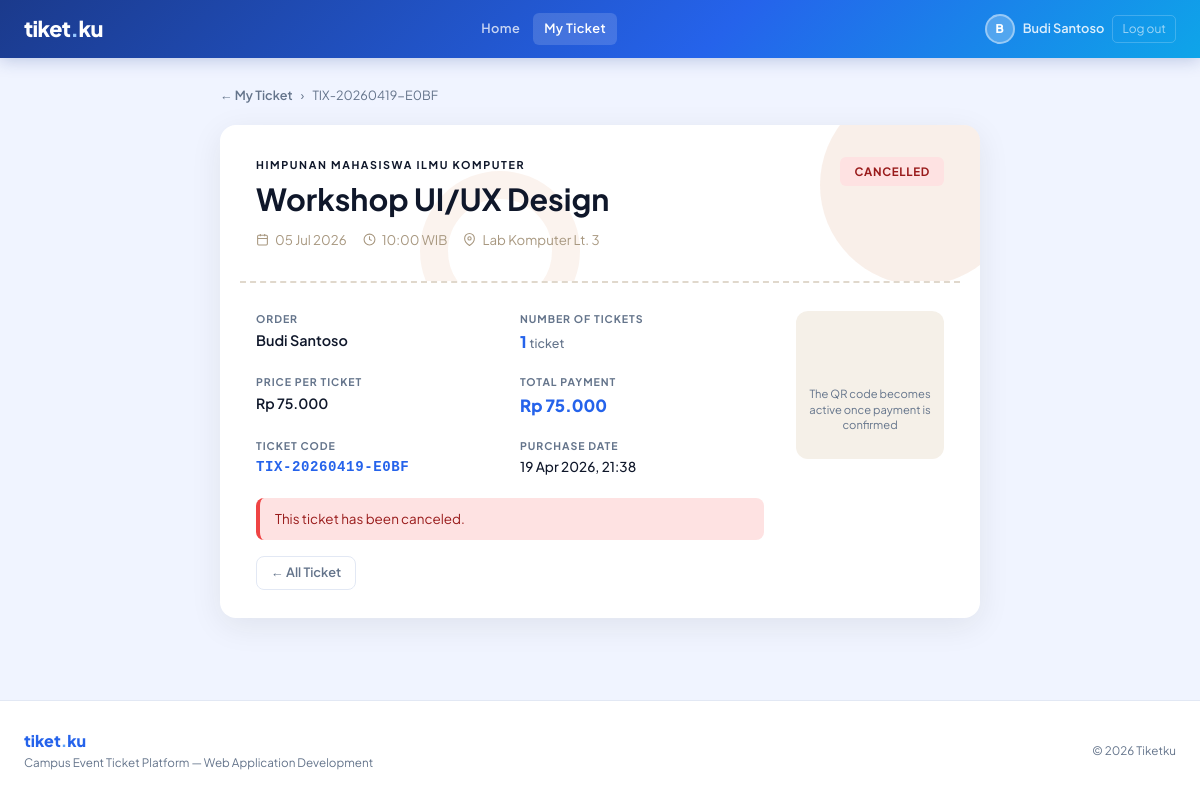
Screenshot of /public/index.php?controller=ticket&action=detail&id=19 (signed in) with the database file from the repository.
### tables this page shows
CREATE TABLE `tickets` (
  `id` int(11) NOT NULL,
  `ticket_code` varchar(50) NOT NULL,
  `purchase_date` datetime DEFAULT current_timestamp(),
  `status` enum('pending','confirmed','cancelled') DEFAULT 'pending',
  `qty` int(11) DEFAULT 1,
  `event_id` int(11) NOT NULL,
  `user_id` int(11) NOT NULL
);

CREATE TABLE `organizers` (
  `id` int(11) NOT NULL,
  `name` varchar(100) NOT NULL,
  `contact_email` varchar(100) DEFAULT NULL
);

CREATE TABLE `events` (
  `id` int(11) NOT NULL,
  `name` varchar(150) NOT NULL,
  `event_date` datetime NOT NULL,
  `venue` varchar(200) DEFAULT NULL,
  `description` text DEFAULT NULL,
  `image_url` varchar(500) DEFAULT NULL,
  `location_detail` varchar(300) DEFAULT NULL,
  `capacity` int(11) DEFAULT 0,
  `price` decimal(10,2) DEFAULT NULL,
  `organizer_id` int(11) NOT NULL,
  `created_at` timestamp NOT NULL DEFAULT current_timestamp()
);

CREATE TABLE `users` (
  `id` int(11) NOT NULL,
  `name` varchar(100) NOT NULL,
  `email` varchar(100) NOT NULL,
  `phone` varchar(20) DEFAULT NULL,
  `password` varchar(255) NOT NULL DEFAULT ''
);

### controllers/TicketController.php (called while the page is built, shortened)
<?php
require_once __DIR__ . '/../models/Ticket.php';
class TicketController {
    private $ticket;
    public function __construct($db) {
        $this->ticket  = new Ticket($db);
    }
    public function detail() {
        $this->ticket->id = $_GET['id'];
        if (!$this->ticket->readOne()) {
            header("Location: /event_ticketing/public/index.php?controller=ticket&action=index");
            exit;
        }
        $ticket = $this->ticket;
        require_once __DIR__ . '/../views/tickets/detail.php';
    }
}
?>

### models/Ticket.php (called while the page is built, shortened)
<?php
class Ticket {
    private $conn;
    private $table_name = "tickets";
    public $id;
    public function __construct($db) {
        $this->conn = $db;
    }
    public function readOne() {
        $query = "SELECT t.*, e.name as event_name, e.event_date, e.venue, e.price,
                         o.name as organizer_name, u.name as user_name
                  FROM " . $this->table_name . " t
                  LEFT JOIN events e     ON t.event_id = e.id
                  LEFT JOIN organizers o ON e.organizer_id = o.id
                  LEFT JOIN users u      ON t.user_id = u.id
                  WHERE t.id = ? LIMIT 0,1";
        $stmt = $this->conn->prepare($query);
        $stmt->bindParam(1, $this->id);
        $stmt->execute();
        $row = $stmt->fetch(PDO::FETCH_ASSOC);
        if ($row) {
            $this->ticket_code    = $row['ticket_code'];
            $this->status         = $row['status'];
            $this->qty            = $row['qty'] ?? 1;
            $this->event_name     = $row['event_name'];
            $this->user_name      = $row['user_name'];
            $this->event_date     = $row['event_date'];
            $this->venue          = $row['venue'];
            $this->price          = $row['price'];
            $this->organizer_name = $row['organizer_name'];
            $this->purchase_date  = $row['purchase_date'];
            return true;
        }
        return false;
    }
}
?>

### views/tickets/detail.php (the view, shortened to what this page needs)
<div style="max-width:760px; margin:0 auto;">
    <div style="display:flex;align-items:center;gap:8px;margin-bottom:20px;font-size:0.79rem;color:var(--muted);">
        <a href="?controller=ticket&action=index" style="color:var(--terracotta);text-decoration:none;font-weight:600;">← My Ticket</a>
        <span>›</span>
        <span><?= htmlspecialchars($ticket->ticket_code) ?></span>
    </div>
    <?php
    $isConfirmed = $ticket->status === 'confirmed';
    $isPending   = $ticket->status === 'pending';
    $isCancelled = $ticket->status === 'cancelled';
    ?>
    <div style="background:white; border-radius:16px; border:1px solid var(--stone-warm); overflow:hidden; box-shadow:0 8px 32px rgba(44,36,22,0.08);">
        <div class="hero-pattern" style="padding:32px 36px; position:relative; overflow:hidden;">
            <div style="position:absolute;right:-40px;top:-40px;width:200px;height:200px;border-radius:50%;background:rgba(196,98,45,0.1);pointer-events:none;"></div>
            <div style="position:absolute;left:200px;bottom:-50px;width:160px;height:160px;border-radius:50%;border:28px solid rgba(196,98,45,0.08);pointer-events:none;"></div>
            <div style="position:relative;z-index:1;display:flex;justify-content:space-between;align-items:flex-start;flex-wrap:wrap;gap:16px;">
                <div>
                    <p style="font-size:0.67rem;font-weight:700;letter-spacing:0.15em;text-transform:uppercase;color:var(--terracotta-light);margin-bottom:8px;"><?= htmlspecialchars($ticket->organizer_name ?? '') ?></p>
                    <h1 style="font-size:1.9rem;font-weight:700;color:var(--ink);line-height:1.2;margin-bottom:12px;"><?= htmlspecialchars($ticket->event_name) ?></h1>
                    <div style="display:flex;flex-wrap:wrap;gap:16px;">
                        <div style="display:flex;align-items:center;gap:6px;color:#A89880;font-size:0.83rem;">
                            <svg width="13" height="13" viewBox="0 0 24 24" fill="none" stroke="currentColor" stroke-width="2"><rect x="3" y="4" width="18" height="18" rx="2"/><line x1="16" y1="2" x2="16" y2="6"/><line x1="8" y1="2" x2="8" y2="6"/><line x1="3" y1="10" x2="21" y2="10"/></svg>
                            <?= date('d M Y', strtotime($ticket->event_date)) ?>
                        </div>
                        <div style="display:flex;align-items:center;gap:6px;color:#A89880;font-size:0.83rem;">
                            <svg width="13" height="13" viewBox="0 0 24 24" fill="none" stroke="currentColor" stroke-width="2"><circle cx="12" cy="12" r="10"/><polyline points="12 6 12 12 16 14"/></svg>
                            <?= date('H:i', strtotime($ticket->event_date)) ?> WIB
                        </div>
                        <div style="display:flex;align-items:center;gap:6px;color:#A89880;font-size:0.83rem;">
                            <svg width="13" height="13" viewBox="0 0 24 24" fill="none" stroke="currentColor" stroke-width="2"><path d="M21 10c0 7-9 13-9 13s-9-6-9-13a9 9 0 0118 0z"/><circle cx="12" cy="10" r="3"/></svg>
                            <?= htmlspecialchars($ticket->venue ?? '') ?>
                        </div>
                    </div>
                </div>
                <?php
                $sc = ['pending'=>['#FEF3C7','#92400E'],'confirmed'=>['#D1FAE5','#065F46'],'cancelled'=>['#FEE2E2','#991B1B']][$ticket->status] ?? ['#F3F4F6','#374151'];
                ?>
                <span style="background:<?= $sc[0] ?>;color:<?= $sc[1] ?>;font-size:0.72rem;font-weight:700;padding:6px 14px;border-radius:6px;letter-spacing:0.06em;text-transform:uppercase;align-self:flex-start;">
                    <?= strtoupper($ticket->status) ?>
                </span>
            </div>
        </div>
        <div style="border-top:2px dashed #E0D8CC;margin:0 20px;position:relative;">
            <div style="position:absolute;left:-28px;top:-12px;width:24px;height:24px;border-radius:50%;background:var(--cream);border:1px solid var(--stone-warm);"></div>
            <div style="position:absolute;right:-28px;top:-12px;width:24px;height:24px;border-radius:50%;background:var(--cream);border:1px solid var(--stone-warm);"></div>
        </div>
        <div style="padding:28px 36px;">
            <div style="display:flex;gap:32px;flex-wrap:wrap;align-items:flex-start;">
                <div style="flex:1;min-width:200px;">
                    <div style="display:grid;grid-template-columns:1fr 1fr;gap:20px;margin-bottom:20px;">
                        <div>
                            <p style="font-size:0.66rem;font-weight:700;letter-spacing:0.09em;text-transform:uppercase;color:var(--muted);margin-bottom:3px;">Order</p>
                            <p style="font-weight:600;color:var(--charcoal);font-size:0.9rem;"><?= htmlspecialchars($ticket->user_name) ?></p>
                        </div>
                        <div>
                            <p style="font-size:0.66rem;font-weight:700;letter-spacing:0.09em;text-transform:uppercase;color:var(--muted);margin-bottom:3px;">Number of Tickets</p>
                            <p style="font-weight:800;color:var(--blue-mid);font-size:1rem;"><?= $ticket->qty ?? 1 ?> <span style="font-size:0.78rem;font-weight:500;color:var(--muted);">ticket</span></p>
                        </div>
                        <div>
                            <p style="font-size:0.66rem;font-weight:700;letter-spacing:0.09em;text-transform:uppercase;color:var(--muted);margin-bottom:3px;">Price per Ticket</p>
                            <p style="font-weight:600;color:var(--ink);font-size:0.88rem;">Rp <?= number_format($ticket->price, 0, ',', '.') ?></p>
                        </div>
                        <div>
                            <p style="font-size:0.66rem;font-weight:700;letter-spacing:0.09em;text-transform:uppercase;color:var(--muted);margin-bottom:3px;">Total Payment</p>
                            <p style="font-family:'Plus Jakarta Sans',sans-serif;font-weight:800;color:var(--blue-mid);font-size:1.05rem;">Rp <?= number_format($ticket->price * ($ticket->qty ?? 1), 0, ',', '.') ?></p>
                        </div>
                        <div>
                            <p style="font-size:0.66rem;font-weight:700;letter-spacing:0.09em;text-transform:uppercase;color:var(--muted);margin-bottom:3px;">Ticket Code</p>
                            <p style="font-family:monospace;font-weight:700;color:var(--blue-mid);font-size:0.88rem;letter-spacing:0.04em;"><?= htmlspecialchars($ticket->ticket_code) ?></p>
                        </div>
                        <div>
                            <p style="font-size:0.66rem;font-weight:700;letter-spacing:0.09em;text-transform:uppercase;color:var(--muted);margin-bottom:3px;">Purchase Date</p>
                            <p style="font-weight:500;color:var(--ink);font-size:0.85rem;"><?= date('d M Y, H:i', strtotime($ticket->purchase_date ?? 'now')) ?></p>
                        </div>
                    </div>
                    <?php if ($isPending): ?>
                    <div class="alert-info" style="margin-bottom:16px;">
                        <strong>Waiting for verification.</strong> The admin will confirm your payment shortly.
                    </div>
                    <?php elseif ($isCancelled): ?>
                    <div class="alert-error" style="margin-bottom:16px;">
                        This ticket has been canceled.
                    </div>
                    <?php endif; ?>
                    <div style="display:flex;gap:8px;flex-wrap:wrap;">
                        <a href="?controller=ticket&action=index" class="btn-ghost" style="font-size:0.8rem;padding:6px 14px;">← All Ticket</a>
                    </div>
                </div>
                <div style="display:flex;flex-direction:column;align-items:center;gap:10px;flex-shrink:0;">
                    <?php if ($isConfirmed): ?>
                    <div style="background:white;border:2px solid var(--stone-warm);border-radius:12px;padding:14px;">
                        <div id="qrcode"></div>
                    </div>
                    <p style="font-size:0.7rem;color:var(--muted);text-align:center;max-width:140px;line-height:1.4;">Scan this QR code to access the event</p>
                    <?php else: ?>
                    <div style="width:148px;height:148px;background:#F5F0E8;border:2px dashed var(--stone-warm);border-radius:12px;display:flex;flex-direction:column;align-items:center;justify-content:center;gap:8px;">
                        <svg width="40" height="40" viewBox="0 0 24 24" fill="none" stroke="var(--stone-warm)" stroke-width="1.5"><rect x="3" y="3" width="7" height="7"/><rect x="14" y="3" width="7" height="7"/><rect x="3" y="14" width="7" height="7"/><path d="M21 21v-7m0 0h-7m7 0l-7-7"/></svg>
                        <p style="font-size:0.7rem;color:var(--muted);text-align:center;padding:0 10px;line-height:1.4;">The QR code becomes active once payment is confirmed</p>
                    </div>
                    <?php endif; ?>
                </div>
            </div>
        </div>
    </div>
</div>
<?php $content = ob_get_clean(); require_once __DIR__ . '/../layouts/main.php'; ?>

### views/layouts/main.php (style rules this page uses)
:root { --white: #FFFFFF; --bg: #F0F4FF; --bg-card: #FFFFFF; --border: #E2E8F4; --blue-deep: #1B3A8C; --blue-mid: #2563EB; --blue-soft: #3B82F6; --blue-light: #60A5FA; --blue-pale: #DBEAFE; --blue-xpale: #EFF6FF; --cyan: #0EA5E9; --ink: #0F172A; --ink-soft: #334155; --muted: #64748B; --muted-light: #94A3B8; --success: #10B981; --warning: #F59E0B; --danger: #EF4444; --grad-main: linear-gradient(135deg, #1B3A8C 0%, #2563EB 60%, #0EA5E9 100%); --grad-card: linear-gradient(135deg, #1e40af 0%, #3b82f6 100%); --shadow-blue: 0 4px 20px rgba(37,99,235,0.18); --shadow-card: 0 2px 16px rgba(15,23,42,0.07); }
*, *::before, *::after { box-sizing: border-box; margin: 0; padding: 0; }
html { height: 100%; }
body { font-family: 'Plus Jakarta Sans', sans-serif; background: var(--bg); color: var(--ink); min-height: 100vh; display: flex; flex-direction: column; }
.btn-ghost { background: transparent; color: var(--muted); padding: 0.55rem 1.3rem; border-radius: 8px; font-weight: 600; font-size: 0.84rem; border: 1.5px solid var(--border); text-decoration: none; display: inline-flex; align-items: center; gap: 6px; transition: all 0.18s; }
.alert-error { background: #FEE2E2; border-left: 4px solid var(--danger); color: #991B1B; padding: 11px 15px; border-radius: 8px; font-size: 0.84rem; }

### rows the page displays
tickets: ticket_code "TIX-20260419-E0BF", organizers.name "HIMPUNAN MAHASISWA ILMU KOMPUTER", event.name "Workshop UI/UX Design", event.event_date "05 Jul 2026", event.event_date "10:00", event.venue "Lab Komputer Lt. 3", status "CANCELLED", user.name "Budi Santoso", qty "1", event.price "75.000", $ticket->price * ($ticket->qty ?? 1) "75.000", purchase_date "19 Apr 2026, 21:38"

### other values shown
substr($_SESSION['user_name'] ?? 'U', 0, 1) "B"
$_SESSION['user_name'] "Budi Santoso"
